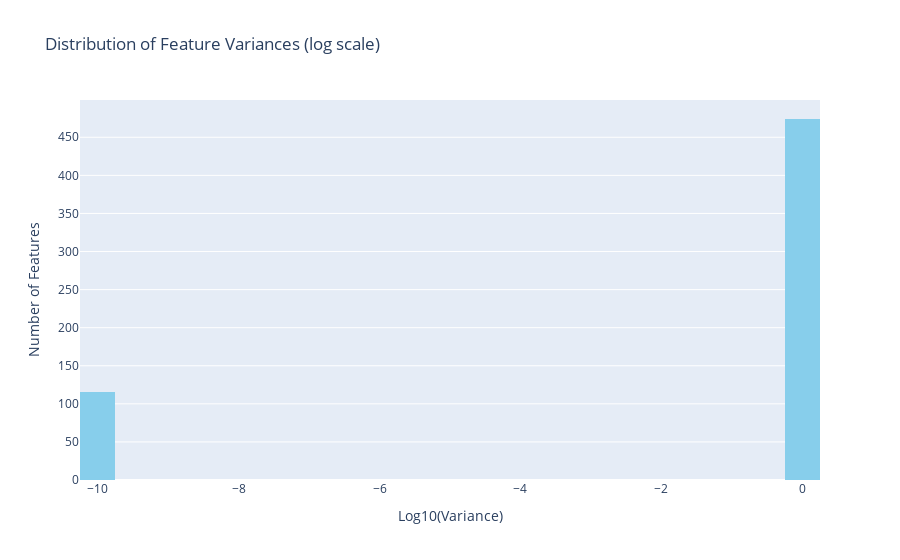

Notebook cell for this chart:
### Markdown cell above
#### Feature Variance Analysis (for Notebook 02 Setup)

To justify why PCA is needed:

### Code cell
## Feature Variance Analysis - Justifying Dimensionality Reduction

# Calculate variance for all features
feature_vars = X.var().sort_values(ascending=False)

print(f"Feature variance statistics:")
print(f"  High variance (>100): {(feature_vars > 100).sum()}")
print(f"  Medium variance (1-100): {((feature_vars >= 1) & (feature_vars <= 100)).sum()}")
print(f"  Low variance (<1): {(feature_vars < 1).sum()}")
print(f"  Near-zero variance (<0.01): {(feature_vars < 0.01).sum()}")

# Visualize
fig = go.Figure()
fig.add_trace(go.Histogram(
    x=np.log10(feature_vars + 1e-10),
    nbinsx=50,
    marker_color='skyblue',
    name='Log(Variance)'
))
fig.update_layout(
    title="Distribution of Feature Variances (log scale)",
    xaxis_title="Log10(Variance)",
    yaxis_title="Number of Features"
)
fig.show()

print("\n💡 Insight: Wide variance range suggests PCA will be effective in Notebook 02")

### Figure 1 — Plotly figure (JSON) as saved in the notebook; plotly's stock layout.template omitted (floating-point values rounded to 4 significant figures; data arrays with more than 128 entries replaced by an {"elided": "..."} marker saying what was removed)
{"data": [{"marker": {"color": "skyblue"}, "name": "Log(Variance)", "nbinsx": 50, "type": "histogram", "x": {"elided": "590 float values"}}], "layout": {"title": {"text": "Distribution of Feature Variances (log scale)"}, "xaxis": {"title": {"text": "Log10(Variance)"}}, "yaxis": {"title": {"text": "Number of Features"}}}}
